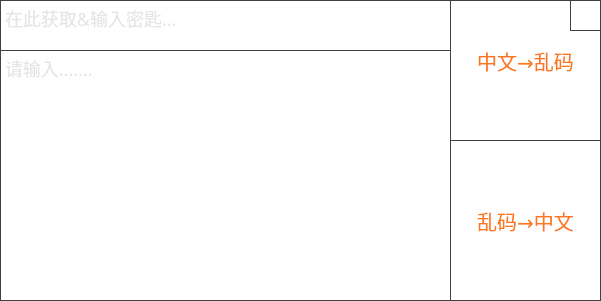
<?xml version="1.0" encoding="UTF-8"?>
<ui version="4.0">
 <class>Form</class>
 <widget class="QWidget" name="Form">
  <property name="geometry">
   <rect>
    <x>0</x>
    <y>0</y>
    <width>601</width>
    <height>301</height>
   </rect>
  </property>
  <property name="font">
   <font>
    <family>AcadEref</family>
    <pointsize>12</pointsize>
   </font>
  </property>
  <property name="contextMenuPolicy">
   <enum>Qt::NoContextMenu</enum>
  </property>
  <property name="windowTitle">
   <string>“乱码编译器”by娄卫健</string>
  </property>
  <property name="styleSheet">
   <string notr="true">QTextEdit {
    background-image: url(vack.png);
	border:1px solid rgb(66, 64, 65);
color: rgb(204, 204, 204);
	
}
QPushButton { 
    color: rgb(72, 70, 70) ;
    font-size:20px;
	border:1px solid rgb(66, 64, 65)


}</string>
  </property>
  <widget class="QTextEdit" name="textE444dit">
   <property name="geometry">
    <rect>
     <x>0</x>
     <y>0</y>
     <width>601</width>
     <height>301</height>
    </rect>
   </property>
   <property name="styleSheet">
    <string notr="true">QTextEdit {
    background-image: url(lmfyqback.png);
	font-size:18px;
}</string>
   </property>
   <property name="readOnly">
    <bool>true</bool>
   </property>
   <property name="placeholderText">
    <string>请输入.......</string>
   </property>
  </widget>
  <widget class="QPushButton" name="button">
   <property name="geometry">
    <rect>
     <x>450</x>
     <y>-20</y>
     <width>151</width>
     <height>161</height>
    </rect>
   </property>
   <property name="font">
    <font>
     <family>黑体</family>
     <pointsize>-1</pointsize>
    </font>
   </property>
   <property name="styleSheet">
    <string notr="true">QPushButton { color:rgb(254, 118, 26);
}</string>
   </property>
   <property name="text">
    <string>中文→乱码</string>
   </property>
  </widget>
  <widget class="QPushButton" name="button2">
   <property name="geometry">
    <rect>
     <x>450</x>
     <y>140</y>
     <width>151</width>
     <height>161</height>
    </rect>
   </property>
   <property name="font">
    <font>
     <family>黑体</family>
     <pointsize>-1</pointsize>
    </font>
   </property>
   <property name="styleSheet">
    <string notr="true">QPushButton { color:rgb(254, 118, 26);
}</string>
   </property>
   <property name="text">
    <string>乱码→中文</string>
   </property>
  </widget>
  <widget class="QTextEdit" name="textEdit">
   <property name="geometry">
    <rect>
     <x>0</x>
     <y>50</y>
     <width>451</width>
     <height>251</height>
    </rect>
   </property>
   <property name="styleSheet">
    <string notr="true">QTextEdit {
    background-image: url(lmfyqback.png);
	font-size:18px;
}</string>
   </property>
   <property name="placeholderText">
    <string>请输入.......</string>
   </property>
  </widget>
  <widget class="QTextEdit" name="mishi2">
   <property name="geometry">
    <rect>
     <x>0</x>
     <y>0</y>
     <width>451</width>
     <height>51</height>
    </rect>
   </property>
   <property name="styleSheet">
    <string notr="true">QTextEdit {
    background-image: url(lmfyqback.png);
	font-size:18px;
color: rgb(204, 204, 204);
}</string>
   </property>
   <property name="placeholderText">
    <string>在此获取&amp;输入密匙...</string>
   </property>
  </widget>
  <widget class="QPushButton" name="btmenu">
   <property name="geometry">
    <rect>
     <x>570</x>
     <y>0</y>
     <width>31</width>
     <height>31</height>
    </rect>
   </property>
   <property name="styleSheet">
    <string notr="true">QPushButton {background-image:url(back4.png);
color: rgb(255,121,32) ;}</string>
   </property>
   <property name="text">
    <string/>
   </property>
  </widget>
 </widget>
 <resources/>
 <connections/>
</ui>
